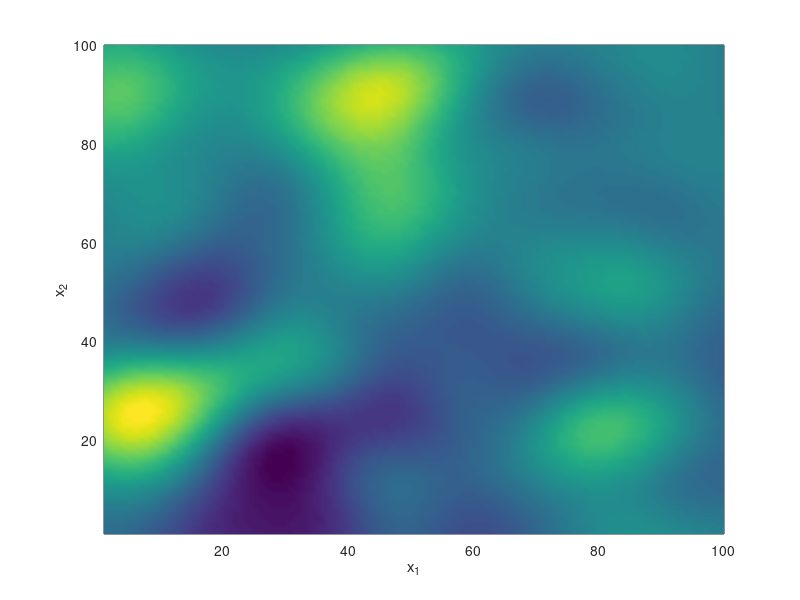
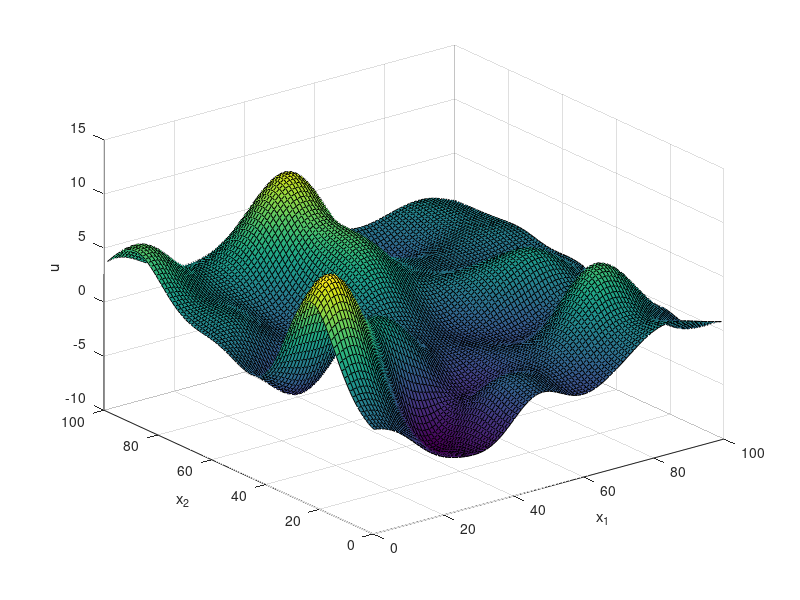

Write the MATLAB code that produced these figures, in order.
%% SARGIS S YONAN
% Master Thesis
% Autonomous Systems Lab

clear all;
close all;
clc;

%% Create a random gaussian distributed autocorrelated field
% and save to a file
% field settings
field_size = 100; % final area will be this square area
field_distribution = 'gaussian';
field_gain = 100;

[X,~] = meshgrid(0: field_size - 1);
Z = randn(size(X)); % normally distributed -- used rand() for a single round point

sigma = 8;%32; % inverse noise
% autocorrelation
field = field_gain * imfilter(Z, fspecial(field_distribution, [field_size, field_size], sigma));

save('diff_generated_field.mat', 'field');

%% create a plot for the paper

figure(1);
top_surf = pcolor(field); 
xlabel('x_1');
ylabel('x_2');
zlabel('u');
shading interp; % gets rid of the grid lines on the surf()

% export_img_latex(gcf, 'generated_field_top_view')


figure(2);
side_surf = surf(field);
xlabel('x_1');
ylabel('x_2');
zlabel('u');

% export_img_latex(gcf, 'generated_field_side_view')
